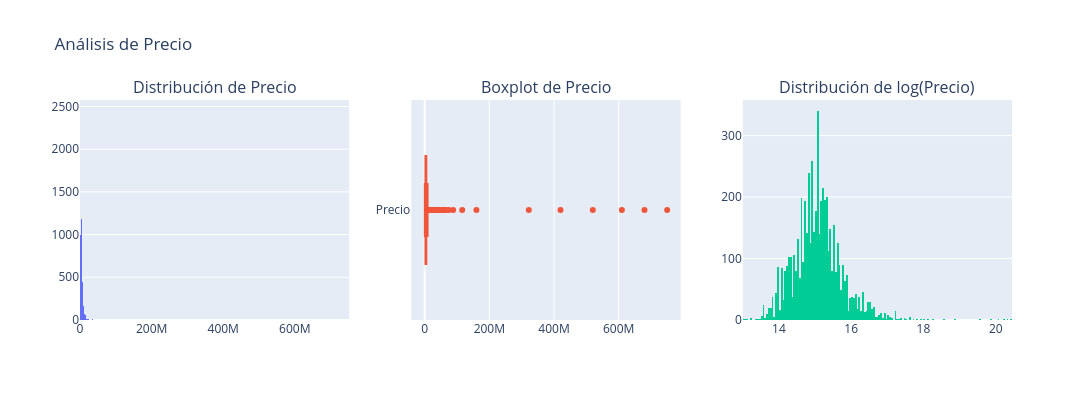

The notebook cell this image was saved under:
### Markdown cell above
**Observación**

Vemos que la variable precio tiene un Max de 750 millones (posiblemente en el scraping se nos escaparon propiedades en venta) y un min de 450 mil(posiblemente de una habitación en arriendo)

### Code cell
from plotly.subplots import make_subplots
import plotly.graph_objects as go
import numpy as np

fig = make_subplots(rows=1, cols=3, subplot_titles=["Distribución de Precio", "Boxplot de Precio", "Distribución de log(Precio)"])

fig.add_trace(go.Histogram(x=df["Precio"], name="Precio", showlegend=False), row=1, col=1)

fig.add_trace(go.Box(x=df["Precio"], name="Precio", showlegend=False), row=1, col=2)

fig.add_trace(go.Histogram(x=np.log1p(df["Precio"]), name="log(Precio)", showlegend=False), row=1, col=3)

fig.update_layout(title="Análisis de Precio", height=400, width=1500)
fig.show()

### Figure 1 — Plotly figure (JSON) as saved in the notebook; plotly's stock layout.template omitted (floating-point values rounded to 4 significant figures; data arrays with more than 128 entries replaced by an {"elided": "..."} marker saying what was removed)
{"data": [{"name": "Precio", "showlegend": false, "type": "histogram", "x": {"elided": "5628 int values"}, "xaxis": "x", "yaxis": "y"}, {"name": "Precio", "showlegend": false, "type": "box", "x": {"elided": "5628 int values"}, "xaxis": "x2", "yaxis": "y2"}, {"name": "log(Precio)", "showlegend": false, "type": "histogram", "x": {"elided": "5628 float values"}, "xaxis": "x3", "yaxis": "y3"}], "layout": {"annotations": [{"font": {"size": 16}, "showarrow": false, "text": "Distribución de Precio", "x": 0.1444, "xanchor": "center", "xref": "paper", "y": 1, "yanchor": "bottom", "yref": "paper"}, {"font": {"size": 16}, "showarrow": false, "text": "Boxplot de Precio", "x": 0.5, "xanchor": "center", "xref": "paper", "y": 1, "yanchor": "bottom", "yref": "paper"}, {"font": {"size": 16}, "showarrow": false, "text": "Distribución de log(Precio)", "x": 0.8556, "xanchor": "center", "xref": "paper", "y": 1, "yanchor": "bottom", "yref": "paper"}], "height": 400, "title": {"text": "Análisis de Precio"}, "width": 1500, "xaxis": {"anchor": "y", "domain": [0, 0.2889]}, "xaxis2": {"anchor": "y2", "domain": [0.3556, 0.6444]}, "xaxis3": {"anchor": "y3", "domain": [0.7111, 1]}, "yaxis": {"anchor": "x", "domain": [0, 1]}, "yaxis2": {"anchor": "x2", "domain": [0, 1]}, "yaxis3": {"anchor": "x3", "domain": [0, 1]}}}
